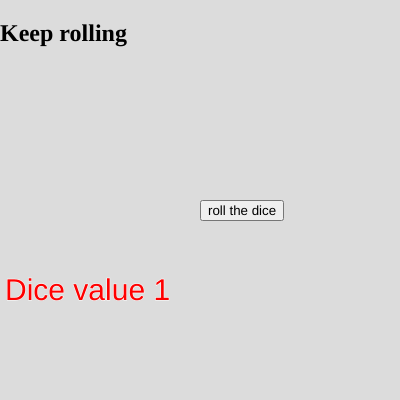
Frame 1 (no input)
Frame 60 (no input): identical to frame 1, image omitted
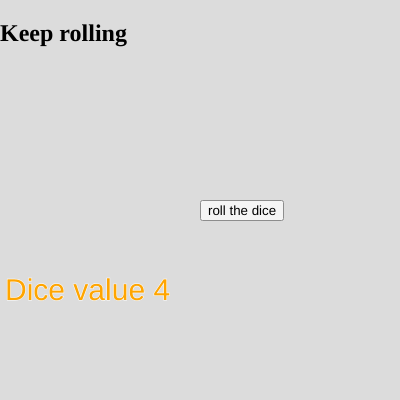
Frame 120 (the mouse pressed at the canvas centre since frame 60)

The p5.js sketch that drew these frames (run headless with seeded random() and noise() and a simulated clock; from frame 60 on, the mouse is pressed at the canvas centre):

// p5.js sketch
// ── sketch.js

// button 
// roll the dice 
// 1 + 2


let button;
let elem;
let dice = 1;
let numbers = [1, 2, 3, 4, 5, 6]; 
// Array, collezione ordinata di valori, racchiusi tra parentesi quadre e separati da virgole, 
// possono anche essere STRINGHE 
// x accedere usare un index
// si parte da 0 a contare 
// 
let colors = ["red", "yellow", "pink", "orange", "blue", "green"]
// #elem=6, 0-->
// colors.lenght == 6

// sono tutti VALORI SALVATI DENTRO L'ARRAY

function setup() {
  elem = createElement("h2", "Keep rolling");
  elem.position(0,0);
  createCanvas(400, 400);
  button = createButton("roll the dice");
  button.position(200, 200);
  button.mousePressed(rollDice);
}

function draw() {
  background(220);
  stroke("white");
  strokeWeight(1);

  /* 
  posso fare if ealse a raffica oppure ... usare ARRAY |<>|
  let color;
  if(dice == 1){

  }
  */


  let color = colors[dice-1];
  fill(color);
  textSize(30);
  text("Dice value " + dice, 5, 300)
}

function rollDice(){
  dice = random(1, 6); 
  // variabile locale, devo estrarla per farla usare ovunque nel documento 
  // solo n um interi 

  // DICE - intero INFERIORE 1.1 --> 1
  dice = floor(dice);
  // cambia come viene approssimato
  // FLOOR - intero SUPERIORE 1.1 --> 2
 
  // dice = ceil(dice);


}
